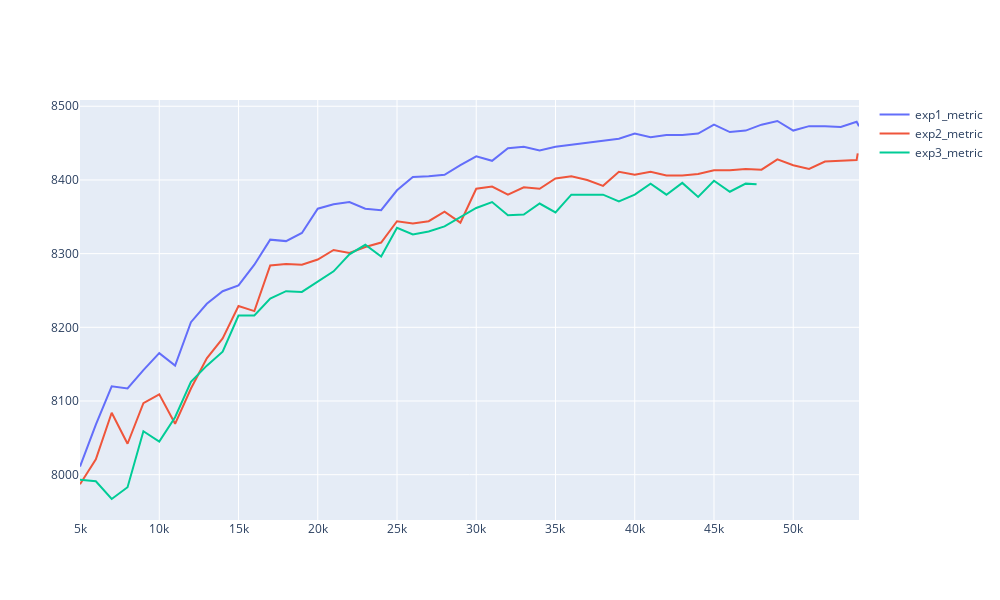

Notebook code cell kept with this figure:
### Code cell
import plotly.graph_objects as go

fig = go.Figure()


fig.add_trace(go.Scatter(x=exp1_budget, y=exp1_metric,
                    mode='lines',
                    name='exp1_metric'))

fig.add_trace(go.Scatter(x=exp2_budget, y=exp2_metric,
                    mode='lines',
                    name='exp2_metric'))

fig.add_trace(go.Scatter(x=exp3_budget, y=exp3_metric,
                    mode='lines',
                    name='exp3_metric'))

fig.update_layout(
    autosize=True,
    width=1000,
    height=600,)

fig.show()
